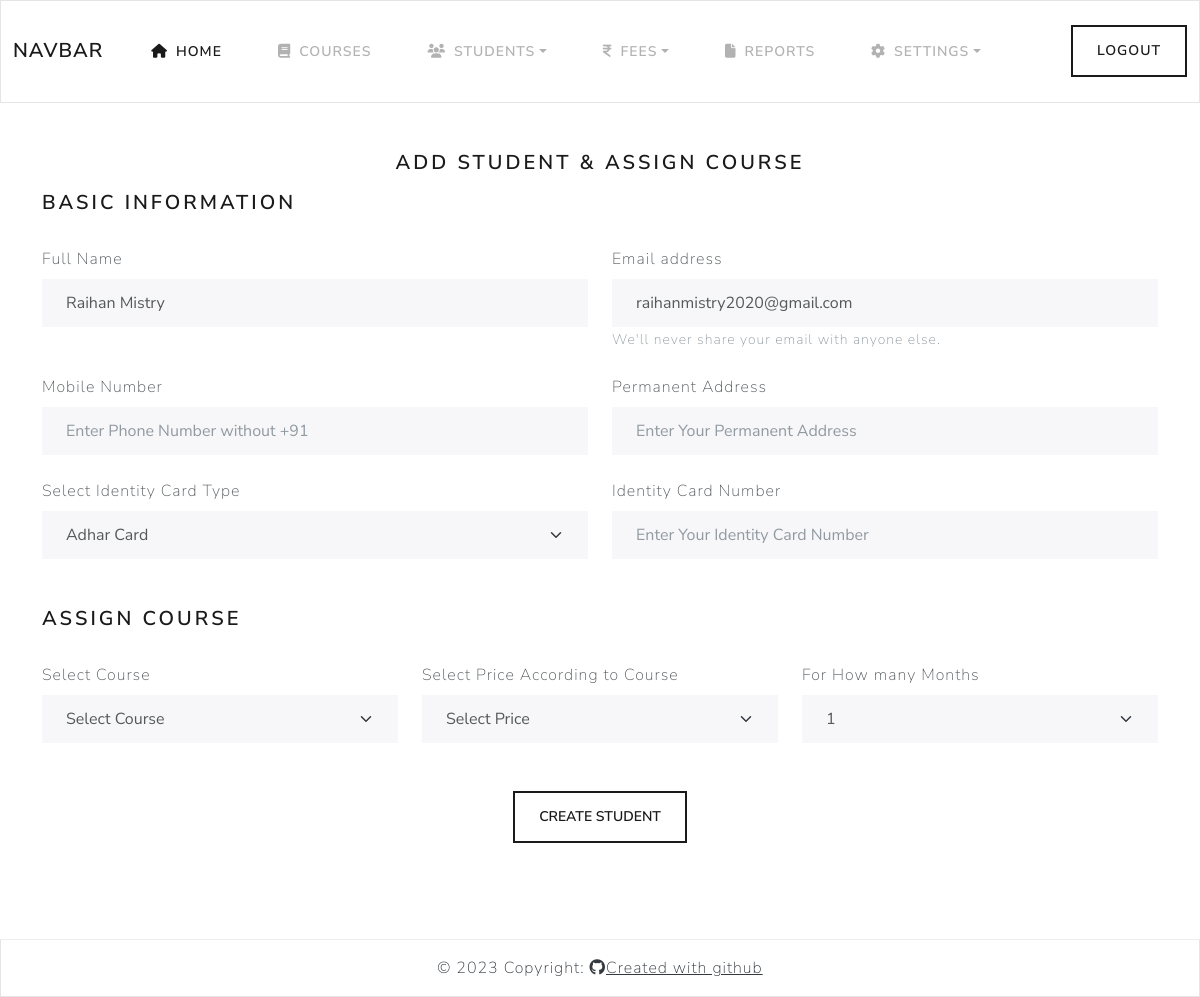
Screenshot of /admin/students_create.php?email=raihanmistry2020@gmail.com (signed in) with the database file from the repository.
### tables this page shows
CREATE TABLE `student_reg` (
  `id` int(250) NOT NULL,
  `st_name` varchar(250) NOT NULL,
  `st_email` varchar(250) NOT NULL,
  `st_pass` varchar(250) NOT NULL,
  `st_cpass` varchar(250) NOT NULL,
  `st_check` varchar(250) NOT NULL,
  `st_role` varchar(250) NOT NULL DEFAULT 'user',
  `date` date NOT NULL DEFAULT current_timestamp()
);

### admin/students_create.php (the view, shortened to what this page needs)
<?php
	include'./header.php';
?>
<div class="container py-5">
    		<div class="row d-flex justify-content-center">
    			<div class="col-md-12 align-middle">
		    		<div class="text-center mb-3">
		    			<h4>Add Student & Assign Course</h4>
		    		</div>
		    		<form action="" method="post">
					    <div class="row">
					    	<div>
					    		<h4>Basic Information</h4>
					    	</div>
					    	<?php
					    			$studentEmail = $_GET['email'];
					    			$selectQuery = mysqli_query($conn, "SELECT * FROM `student_reg` WHERE st_email = '$studentEmail'");
					    			$result = mysqli_fetch_assoc($selectQuery);
					    	?>
					    	<div class="form-group col-md-6">
						      <label for="exampleInputName" class="form-label mt-4">Full Name</label>
						      <input type="text" name="student_name" class="form-control" id="exampleInputName" value="<?php echo $result['st_name']; ?>" readonly>
						    </div>
						    <div class="form-group col-md-6">
						      <label for="exampleInputEmail1" class="form-label mt-4">Email address</label>
						      <input type="email" name="student_email" class="form-control" id="exampleInputEmail1" aria-describedby="emailHelp" value="<?php echo $result['st_email']; ?>" readonly>
						      <small id="emailHelp" class="form-text text-muted">We'll never share your email with anyone else.</small>
						    </div>
					    </div>
					    <div class="row">
					    	<div class="form-group col-md-6">
						      <label for="exampleInputName" class="form-label mt-4">Mobile Number</label>
						      <input type="number" name="student_phone" class="form-control" id="exampleInputName" placeholder="Enter Phone Number without +91" required>
						    </div>
						    <div class="form-group col-md-6">
						      <label for="exampleInputEmail1" class="form-label mt-4">Permanent Address</label>
						      <input type="text" name="student_address" class="form-control" id="exampleInputEmail1" aria-describedby="emailHelp" placeholder="Enter Your Permanent Address" required>
						    </div>
					    </div>
					    <div class="row">
					    	<div class="form-group col-md-6">
						      <label for="exampleSelect1" class="form-label mt-4">Select Identity Card Type</label>
						      <select class="form-select" id="exampleSelect1" name="student_identity">
						        <option value="Adhar Card">Adhar Card</option>
						      </select>
						    </div>
						    <div class="form-group col-md-6">
						      <label for="exampleInputEmail1" class="form-label mt-4">Identity Card Number</label>
						      <input type="text" name="student_identity_number" class="form-control" id="exampleInputEmail1" aria-describedby="emailHelp" placeholder="Enter Your Identity Card Number" required>
						    </div>
					    </div>
					    <div class="row mt-5">
					    	<div>
					    		<h4>Assign Course</h4>
					    	</div>
					    	<div class="form-group col-md-4">
						      <label for="exampleSelect1" class="form-label mt-4">Select Course</label>
						      <select class="form-select" id="exampleSelect1" name="student_course">
						      	<option selected>Select Course</option>
						      </select>
						    </div>
						    <div class="form-group col-md-4">
						      <label for="exampleSelect1" class="form-label mt-4">Select Price According to Course</label>
						      <select class="form-select" id="exampleSelect1" name="student_course_price">
						      	<option selected>Select Price</option>
						      </select>
						    </div>
						    <div class="form-group col-md-4">
						      <label for="exampleSelect1" class="form-label mt-4">For How many Months</label>
						      <select class="form-select" id="exampleSelect1" name="course_duration">
						        <option value="1">1</option>
						      </select>
						    </div>
					    </div>
					    <div class="form-group text-center m-5">
					    		<div class="mt-3">
						    	<input type="submit" name="submit" class="btn btn-outline-primary" value="Create Student">
						    </div>
					    </div>
		    		</form>
		    	</div>
    		</div>
    	</div>
<?php
	include'footer.php';
?>

### rows the page displays
student_reg: student_name "Raihan Mistry", student_email "raihanmistry2020@gmail.com"
